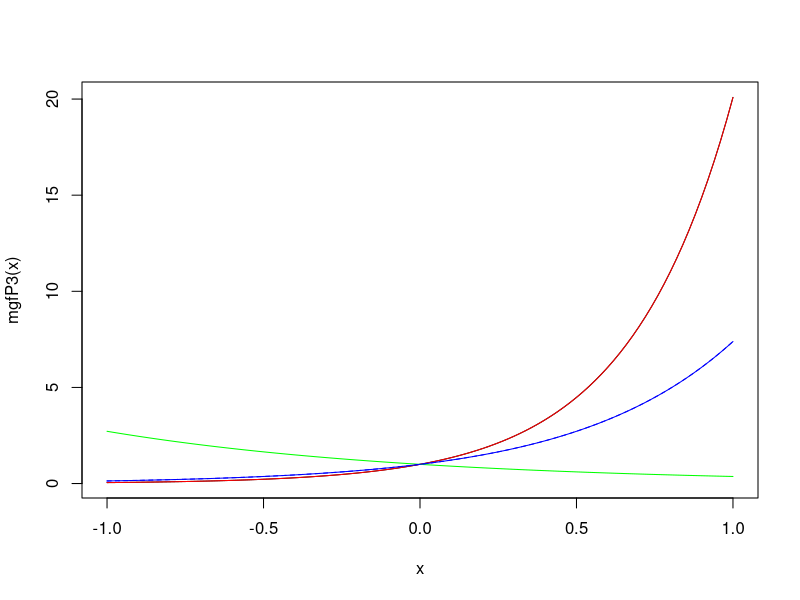
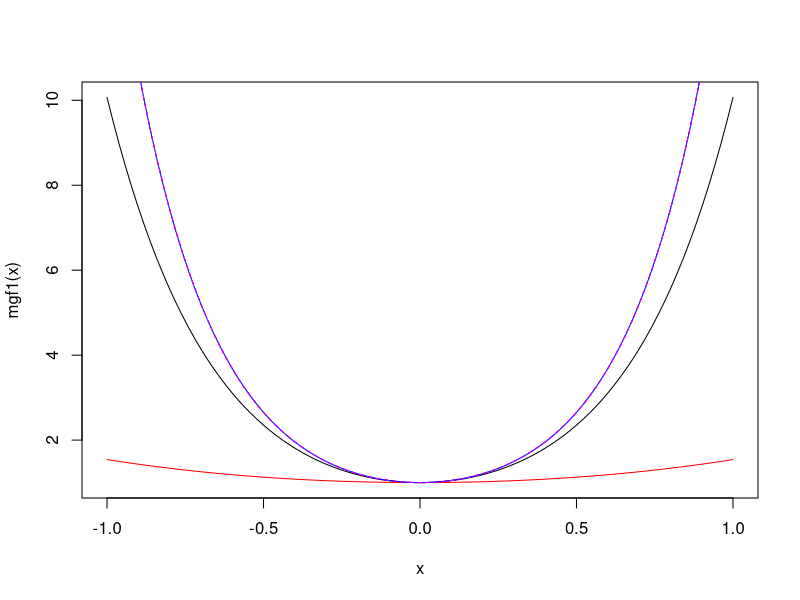
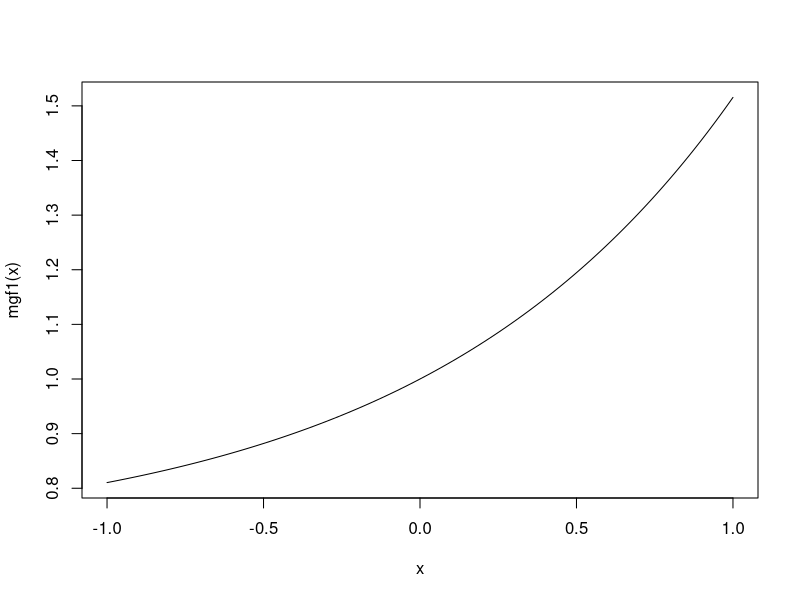
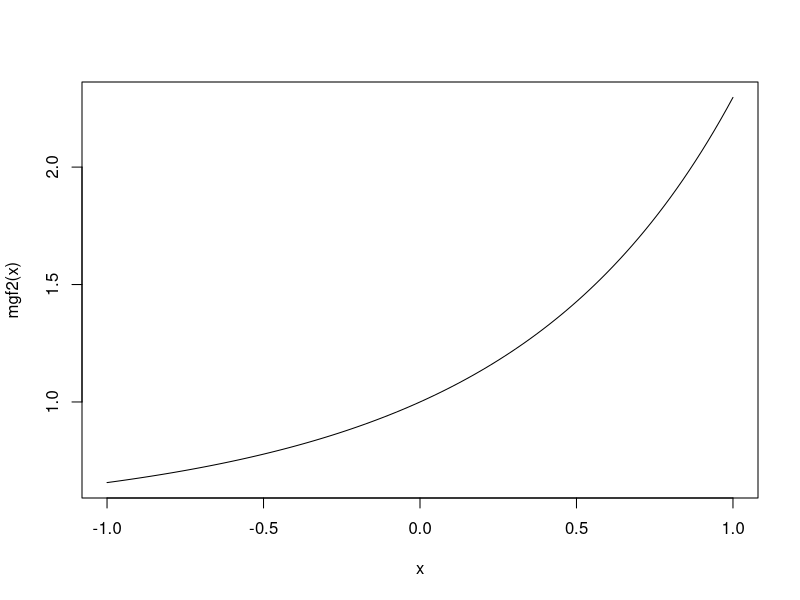
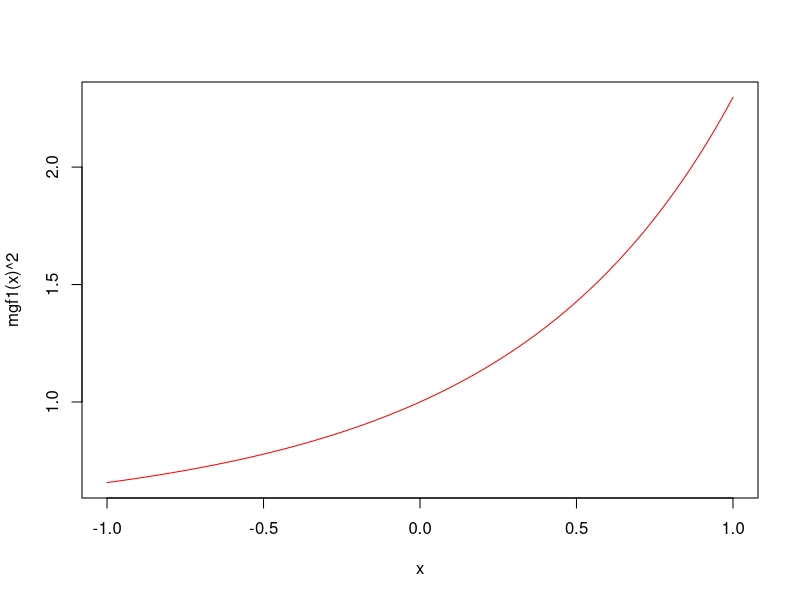
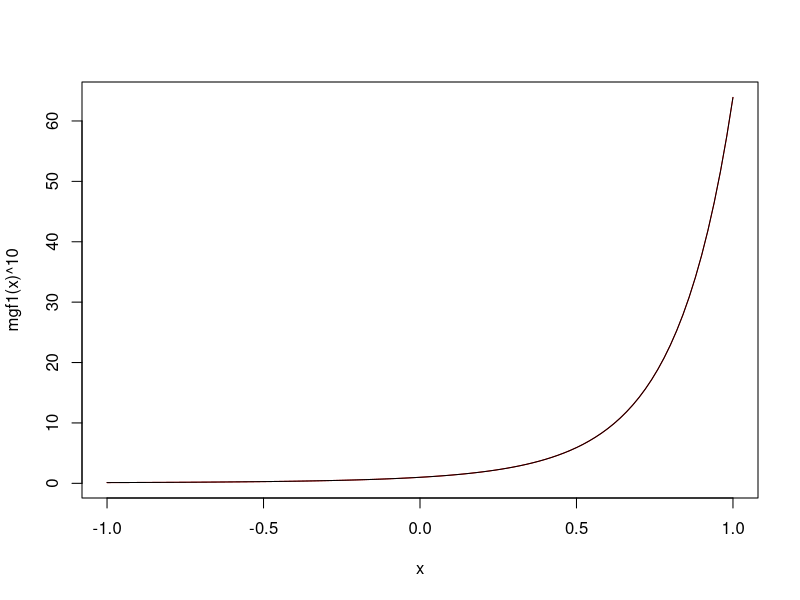
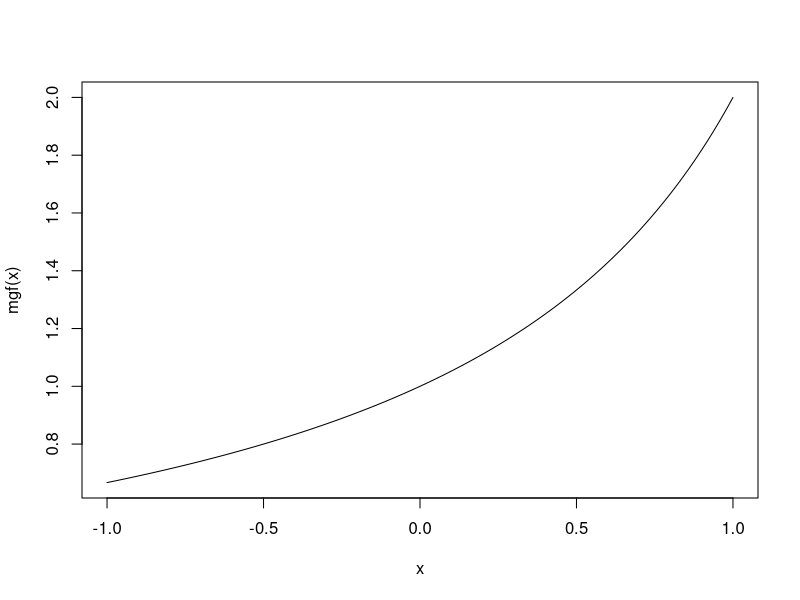
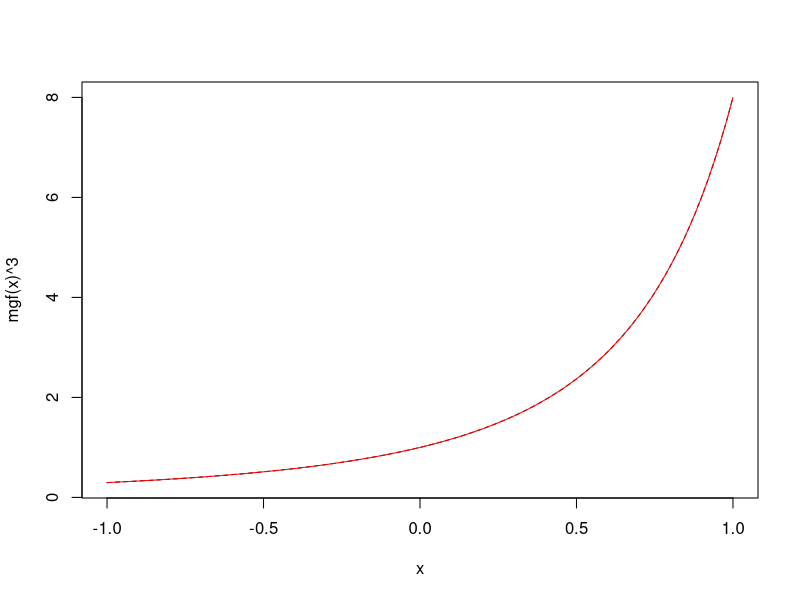

Write R code to recreate these figures, in order.
#Math E-156 Script 5P-Proof 5.R

#Topic 1 - moment generating function for discrete distributions

#Let Y be a vector of values (not necessarily positive or integer).
#Let pr be a vector of probabilities
#The moment generating function for random variable X is the expectation of e^X
mgf <- function(x, Y, pr)  {
  sum(pr*(exp(x*Y)))
}

#Simplest example: Y1 is the constant random variable 3
Y1 <- 3; pr <- 1
mgfP3 <- Vectorize(function(x) mgf(x, Y1, pr))
#"Vectorize" lets the function act on a vector, produce a vector (required by curve())
curve (mgfP3, from = -1, to = 1)
#This is just a graph of the exponential fuction e^(3x)
curve (exp(3*x), col = "red", add = T)

#Next example: Y2 is the constant random variable -1
Y2 <- -1; pr <- 1; mgfM1 <- Vectorize(function(x) mgf(x, Y2, pr))
curve (mgfM1, from = -1, to = 1, col = "green", add = TRUE)

#The random variable Y1+Y2 has the constant value 2.
Y3 <- 2; pr <- 1; mgfP2 <- Vectorize(function(x) mgf(x, Y3, pr))
curve (mgfP2, from = -1, to = 1, col = "blue", lty = 2, add = TRUE)

#Alternatively we can multiply the mgfs
mgfPlot <- function(x) mgfP3(x)*mgfM1(x)
curve (mgfPlot, from = -1, to = 1, col = "blue", lty = 1, add = TRUE)

#Now let's try with random variables that have two possible values
#Simplest example: Y1 is equally likely to be +3 or -3
Y1 <- c(3, -3); pr <- c(0.5, 0.5)
sum(pr*(exp(Y1)))
mgf1 <- Vectorize(function(x) mgf(x, Y1, pr))
curve (mgf1(x), from = -1, to = 1)
#Note: the slope at x = 0 is zero, and so is the expectation

#Y2 is equally likely to be +1 or -1
Y2 <- c(1,-1); pr <- c(0.5,0.5); mgf2 <- Vectorize(function(x) mgf(x, Y2, pr))
curve (mgf2, from = -1, to = 1, col = "red", add = TRUE)
#Note: same expectation, but smaller curvature shows smaller variance

#The random variable Y1+Y2 has four possible values
Y3 <- c(-4, -2, 2, 4); pr <-c(0.25, 0.25, 0.25, 0.25); mgf3 <- Vectorize(function(x) mgf(x, Y3, pr))
curve (mgf3, from = -1, to = 1, col = "blue", lty = 2, add = TRUE)

# Alternatively we can multiply the mgfs
mgfPlot <- function(x) mgf1(x)*mgf2(x)
curve (mgfPlot, from = -1, to = 1, col = "blue", lty = 1, add = TRUE)

#Topic 2 -- summing discrete random variables in R

#Here is how to make a table of addition facts
outer(1:5, 1:5, "+")
#Here is how to make a table of multiplication facts
outer(1:5, 1:5, "*")

#To sum two discrete random variables,add the values, multiply the probabilities
Y4 <-outer(c(-3,3),c(-1,1),"+"); Y4
pr4 <- outer(c(0.5,0.5),c(0.5,0.5),"*"); pr4

#The results are displayed as matrices, but in R a matrix is really a vector
mgf4 <- Vectorize(function(x) mgf(x, Y4, pr4))
curve (mgf4, from = -1, to = 1, col = "magenta", lty = 2, add = TRUE)

#Final example: Bernoulli with probability 0.3
Y = c(0,1); pr = c(0.7, 0.3)
mgf1 <- Vectorize(function(x) mgf(x, Y, pr))
curve (mgf1(x), from = -1, to = 1)
#There is a tricky way to evaluate the expectation as the derivative at 0 
x <- 0; numericDeriv(quote(mgf1(x)), "x")
#To get the second moment, approximate the second derivative
h <- 0.001; (mgf1(h)+mgf1(-h) - 2*mgf1(0))/h^2

#Now add two of these Bernoulli random variables together
Y2 <- outer(Y, Y, "+"); pr2 <- outer(pr, pr, "*")
mgf2 <- Vectorize(function(x) mgf(x, Y2, pr2))
curve (mgf2(x), from = -1, to = 1)
x <- 0; M1<-numericDeriv(quote(mgf2(x)), "x"); M1   #double the expectation
h <- 0.001; M2<-(mgf2(h)+mgf2(-h) - 2*mgf2(0))/h^2
M2 - M1^2     #the variance has also doubled

#Alternatively, and more easily, we could have squared the original mgf
curve (mgf1(x)^2, from = -1, to = 1, col = "red")
#It is easy to get the mgf for the sum of 10 such variables
curve (mgf1(x)^10, from = -1, to = 1, col = "red")
#We get the same mgf by knowing that the sum has a binomial distribution
Y10 <- 0:10; pr10 <- dbinom(0:10, 10, 0.3)
mgf10 <- Vectorize(function(x) mgf(x, Y10, pr10))
curve (mgf10(x), from = -1, to = 1, col = "black", add = TRUE)

#Topic 3 - making the mgf for a continuous random variable
#With a continous random variable we have to do an integral
#Defining properly "vectorized" functions is really tricky!
#Try an exponential random variable with lambda = 2
density <- Vectorize(function(x,y) exp(x*y)*dexp(x,2),vectorize.args = 'x')
mgf <- function(x) sapply(x, function(y) integrate(density, lower=0, upper=20, y=y)$val)
curve(mgf(x), from = -1, to =1)

#We can find the expectation and variance by taking derivatives
h <- 0.00001; M1<-(mgf(h)-mgf(0))/h; M1   #expectation
h <- 0.0001; M2<-(mgf(h)+mgf(-h) - 2*mgf(0))/h^2; M2   #second moment
M2 - M1^2     #the variance 

#The sum of three independent exponential random variables has a gamma distribution
#We can find its mgf by cubing what we just found
curve(mgf(x)^3, from = -1, to =1, lty = 2)
#Or we could start over from the density function
density <- Vectorize(function(x,y) exp(x*y)*dgamma(x,3,rate = 2),vectorize.args = 'x')
mgfGamma <- function(x) sapply(x, function(y) integrate(density, lower=0, upper=20, y=y)$val)
curve(mgfGamma(x), from = -1, to =1, , col = "red", add = TRUE)

#We can find the expectation and variance by taking derivatives
h <- 0.00001; M1<-(mgfGamma(h)-mgfGamma(0))/h; M1   #expectation is three times larger
h <- 0.0001; M2<-(mgfGamma(h)+mgfGamma(-h) - 2*mgfGamma(0))/h^2; M2   #second moment
M2 - M1^2     #the variance is also three times larger
